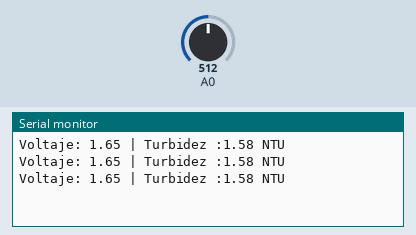
The sketch below on a simulated Arduino Uno, built with avr-gcc and run on an emulated ATmega328P. Shown: the last lines printed to the serial monitor. The inputs (shaded band) are chosen by the test bench; at power-on: A0 = 512.

Above: at 1.3 s.
1.4 s: A0 set to 716
At 1.9 s:
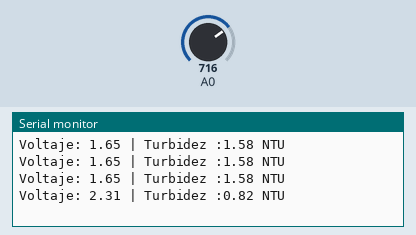
2.9 s: A0 set to 900
At 3.4 s:
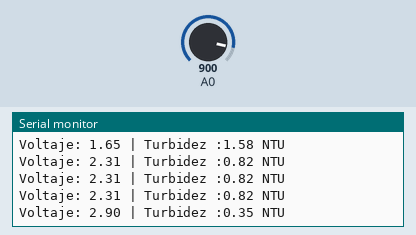
Timing chart, 0 to 5.9 s (numbered marks = the images above; inputs shaded):
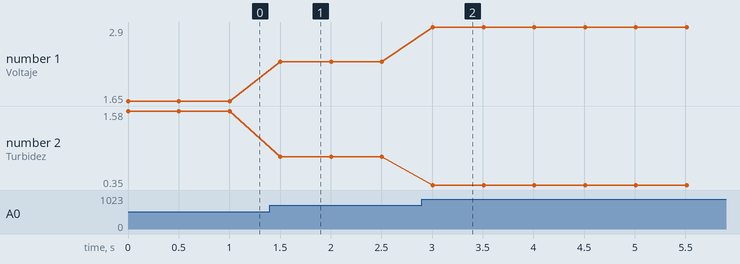

Measured:
- after the input at 1.4 s, the serial monitor: prints a new line after 0.10 s (image 1)
- after the input at 2.9 s, the serial monitor: prints a new line after 0.11 s (image 2)
- plotted number 1: 1.65 → 2.31 after the input at 1.4 s, 2.31 → 2.9 after the input at 2.9 s
- plotted number 2: 1.58 → 0.82 after the input at 1.4 s, 0.82 → 0.35 after the input at 2.9 s

The sketch:

Turbidez.ino
```cpp
float voltaje ;
float NTU;

void setup() {
  Serial.begin(9600);
}

void loop() {
  int  sensorVal = analogRead(A0);
  voltaje = sensorVal * (3.3 / 1023.0);
  //y = 174.96x2 - 1357.1x + 2630.5
  //285.48x2 - 2285.5x + 4574.8

  NTU = (float)(285.48 * pow(voltaje, 2)) - (float)2285.5 * voltaje + (float)4574.8;
  //NTU=(float)(-1120.4*pow(voltaje,2))+(float)5742.3*voltaje-(float)4352.9;
  float NTUC = NTU / 1000.00;
  Serial.print("Voltaje: ");
  Serial.print(voltaje);
  Serial.print(" | Turbidez :");
  Serial.print(NTUC);
  Serial.println(" NTU");
  delay(500);
}
```
